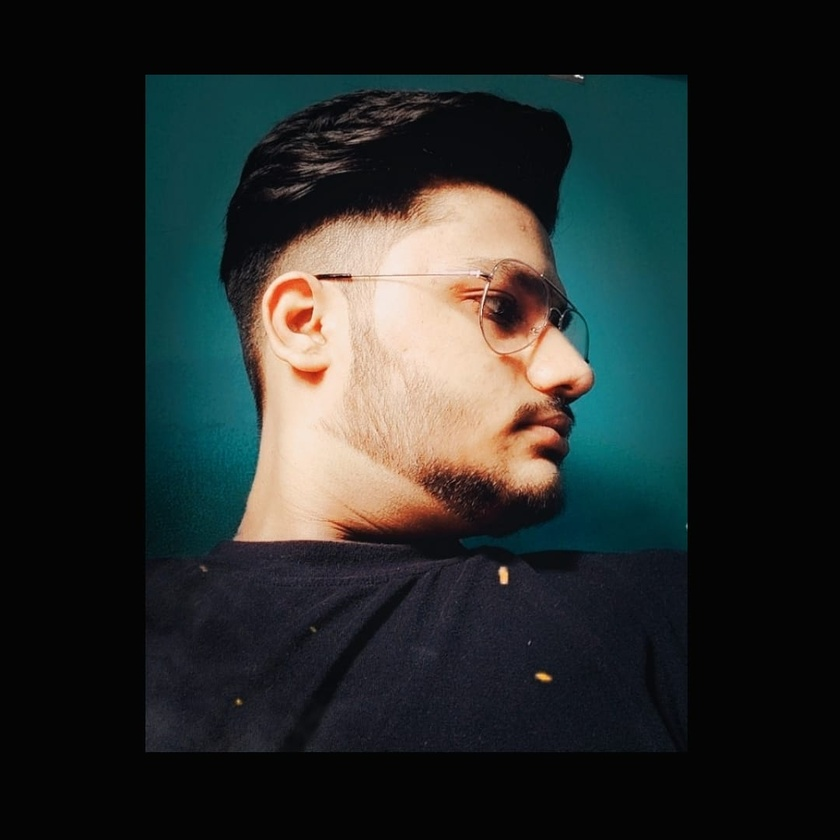
#> input picture Basic Function in openCV/Abhinav.jpg, 840 x 840 px, shrunk from 1080 x 1080 before the run
$ python shades.py
#> lines starting #> are read from the running program, lines starting #| are printed output that depends on the picture; after the words box and inside, x2 and y2 are one past the last pixel; in counts of white or black regions, pixels touching at a corner belong together
import cv2
import numpy as np

img = cv2.imread('Abhinav.jpg')
#> img is the input picture: shape (840, 840, 3); mean B, G, R 41.3, 42.7, 38.1

# Functions

# 1 - Convert into Gray scale

imgGray = cv2.cvtColor(img, cv2.COLOR_BGR2GRAY)
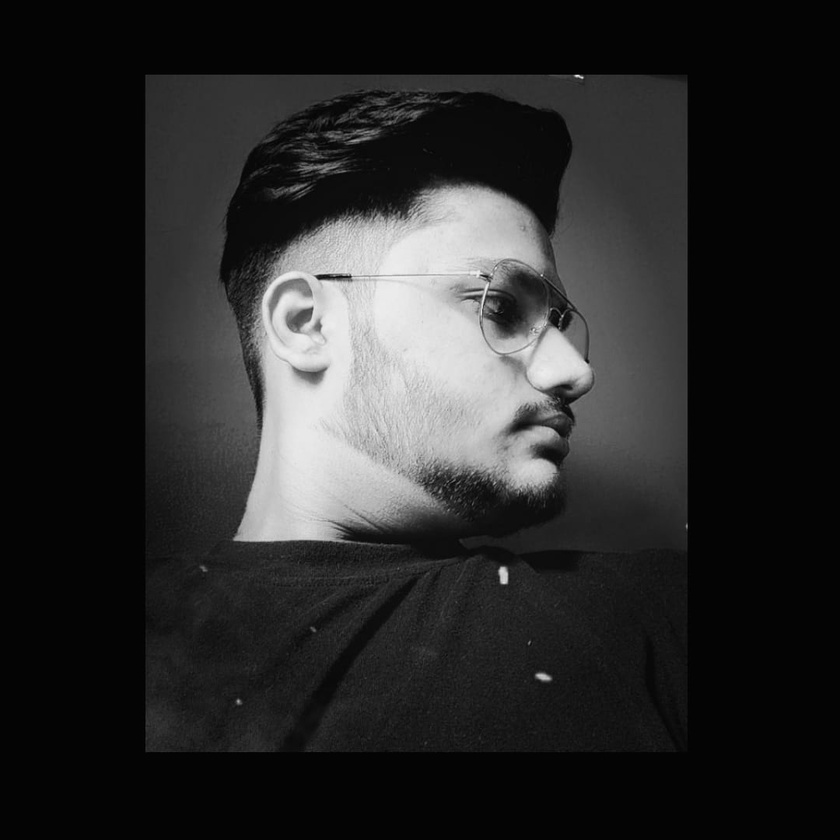
#> imgGray: shape (840, 840); min 0, max 240, mean 41.1
cv2.imshow('Gray Image', imgGray)
cv2.waitKey(0)

# 2 - Blur Image using Gaussian Blur

imgBlur = cv2.GaussianBlur(imgGray,(21,21),0)
cv2.imshow('Blur Image', imgBlur)
cv2.waitKey(0)

# 3 - Edge Detector

imgCanny = cv2.Canny(img, 150, 200)
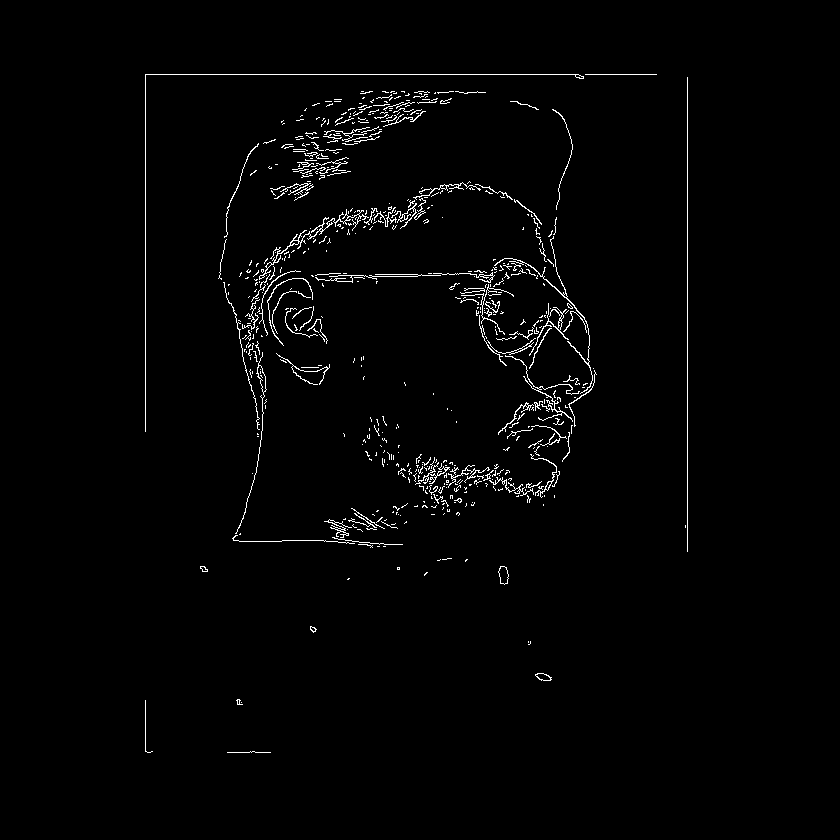
#> imgCanny: shape (840, 840); 1.6% white in thin lines or dots, all inside (x1, y1, x2, y2) = (145, 74, 688, 753)
cv2.imshow('Canny Image', imgCanny)
cv2.waitKey(0)

# Dialation (Make Edges Thick)

kernel = np.ones((5,5),np.uint8)
imgDialation = cv2.dilate(imgCanny, kernel, iterations=1)
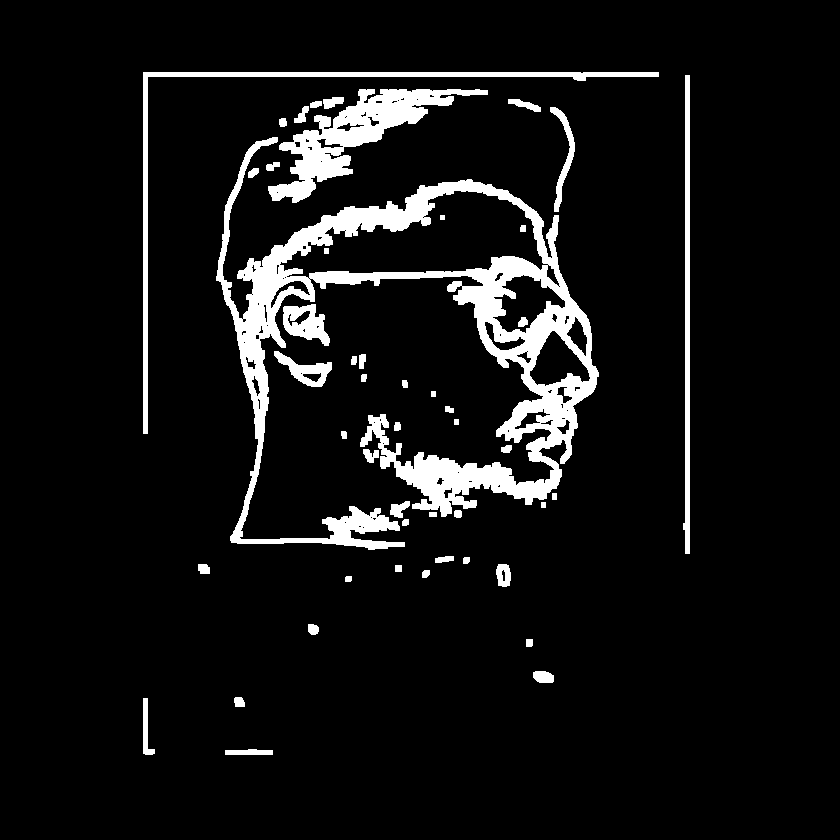
#> imgDialation: shape (840, 840); 7.6% white; 48 white regions, largest, box (x1, y1, x2, y2) and area: (216, 137, 599, 550) 33377, (268, 89, 488, 203) 7198, (143, 72, 659, 434) 4410
cv2.imshow('Dialation Image', imgDialation)
cv2.waitKey(0)

# Erode (Make edges Thin)

imgEroded = cv2.erode(imgDialation, kernel, iterations=1)
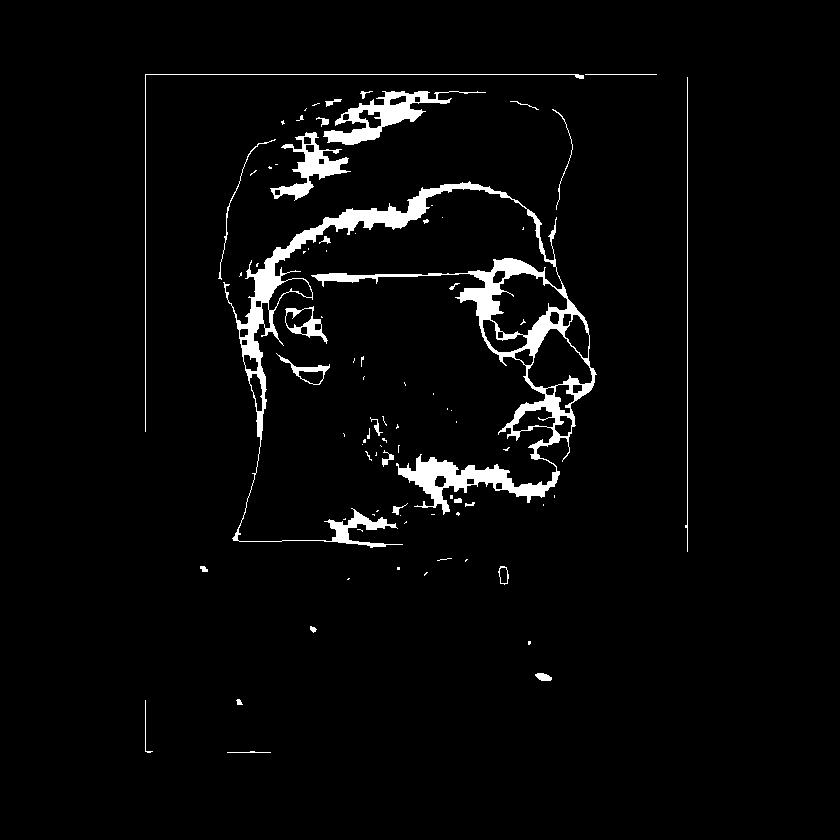
#> imgEroded: shape (840, 840); 3.4% white; 84 white regions (56 under 20 px), largest, box (x1, y1, x2, y2) and area: (223, 181, 597, 548) 16256, (323, 91, 486, 145) 2397, (270, 132, 351, 201) 1615
cv2.imshow('Erosion', imgEroded)
cv2.waitKey(0)

$ run again, with Basic Function in openCV/cards.png saved as Basic Function in openCV/Abhinav.jpg
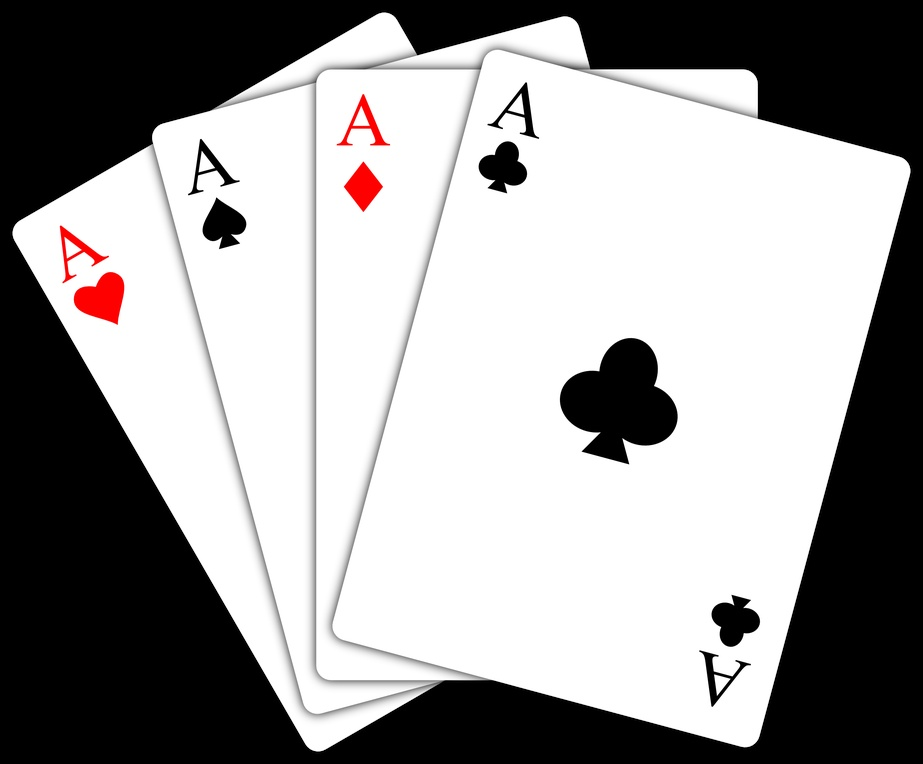
#> input picture Basic Function in openCV/cards.png, 923 x 764 px, shrunk from 2494 x 2065 before the run
#> img is the input picture: shape (764, 923, 3); mean B, G, R 154.8, 154.8, 156.1
#> `imgCanny = cv2.Canny(img, 150, 200)`:
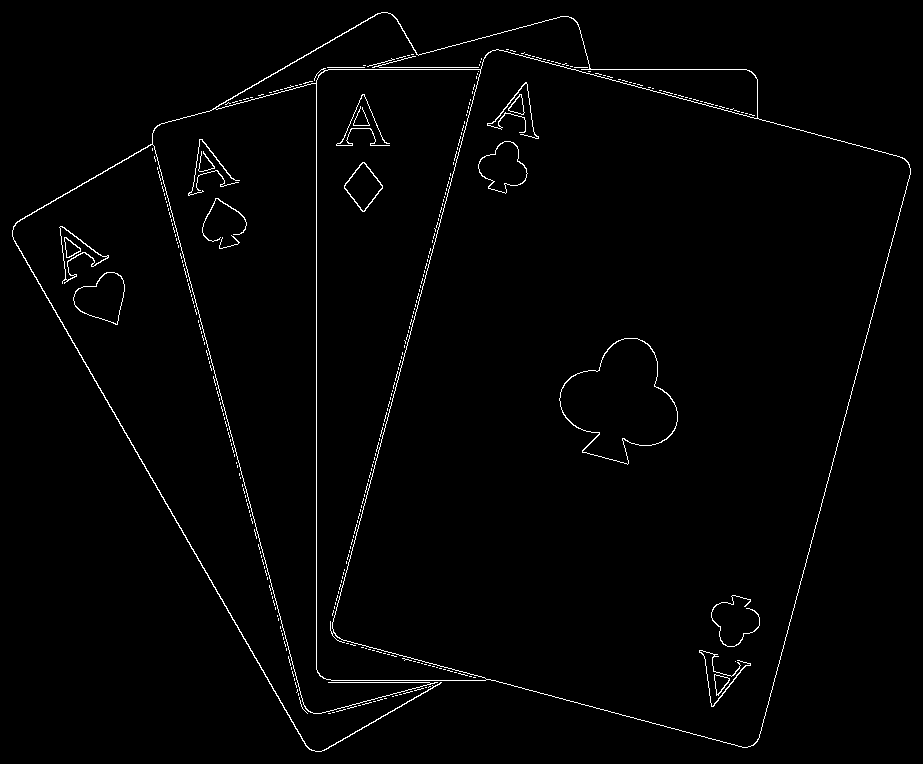
#> imgCanny: shape (764, 923); 1.5% white in thin lines or dots
#> imgDialation: shape (764, 923); 7.3% white; 12 white regions, largest, box (x1, y1, x2, y2) and area: (10, 10, 913, 754) 37082, (557, 336, 680, 467) 2686, (57, 224, 111, 286) 1448
#> `imgEroded = cv2.erode(imgDialation, kernel, iterations=1)`:
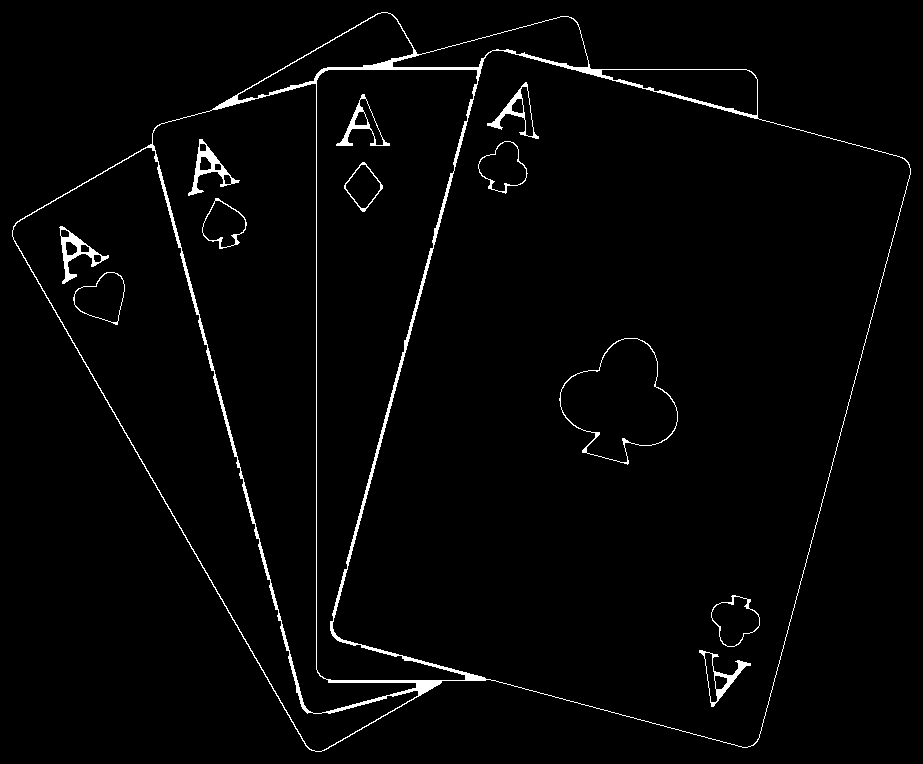
#> imgEroded: shape (764, 923); 2.2% white; 12 white regions, largest, box (x1, y1, x2, y2) and area: (12, 12, 911, 752) 10754, (59, 226, 109, 284) 684, (188, 139, 240, 196) 671
